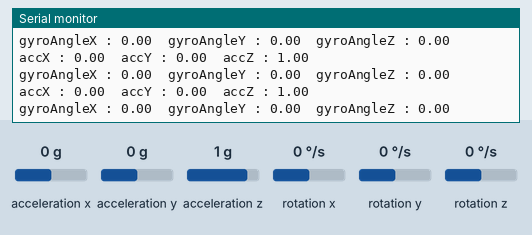
A sketch run on a simulated Arduino Uno, built with avr-gcc and run on an emulated ATmega328P. Parts: the last lines printed to the serial monitor. The inputs (shaded band) are chosen by the test bench; at power-on: acceleration x 0 g, acceleration y 0 g, acceleration z 1 g, rotation z 0 °/s, rotation x 0 °/s, rotation y 0 °/s.

Above: at 4.2 s.
4.3 s: acceleration x set to -1.4 g
At 4.35 s:
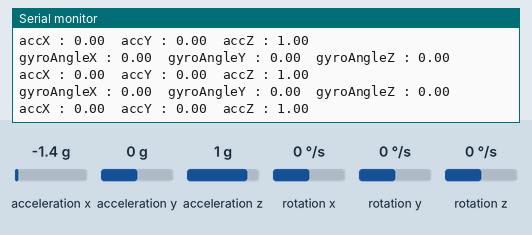
7.3 s: acceleration y set to -1.4 g
At 7.38 s:
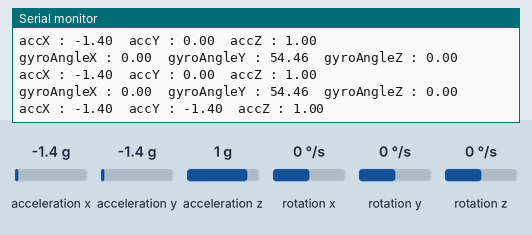
10.3 s: acceleration z set to -1.4 g
At 10.3 s:
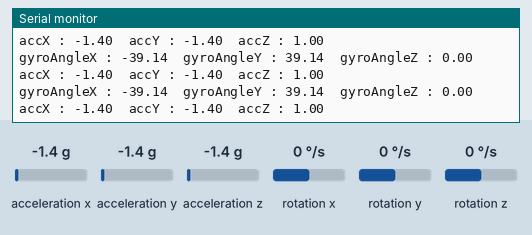
13.3 s: rotation z set to -192 °/s
At 13.36 s:
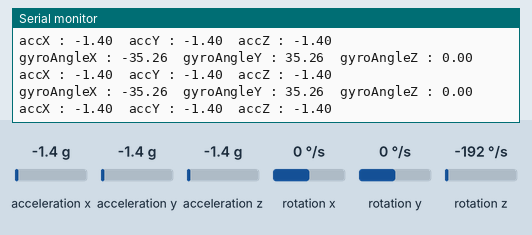
16.3 s: acceleration x set to 0 g
At 16.39 s:
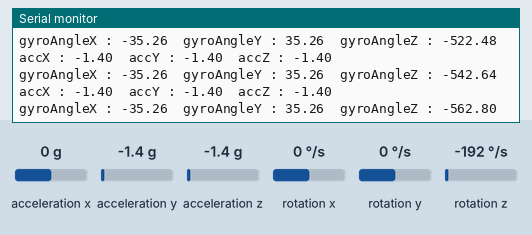
19.3 s: acceleration y set to 0.8 g
At 19.38 s:
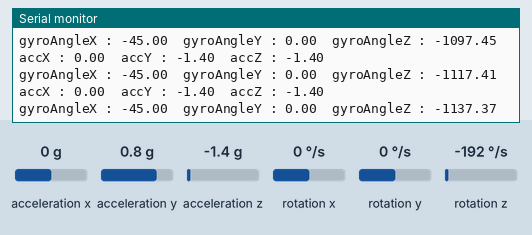
Timing chart, 0 to 22.3 s (numbered marks = the images above; inputs shaded):
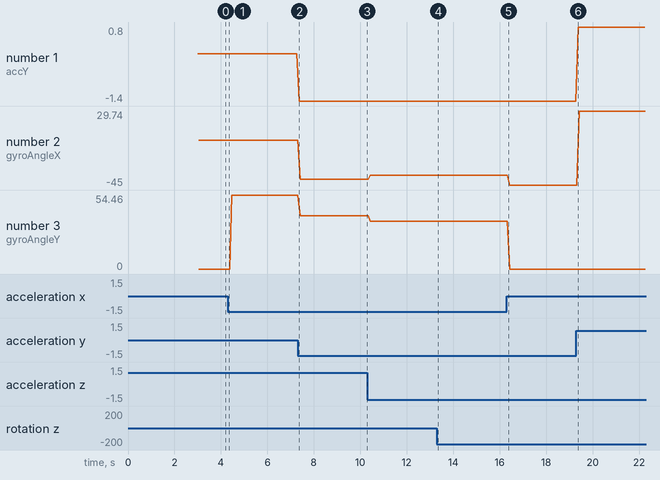

Measured:
- after the input at 7.3 s, the serial monitor: prints a new line after 0.07 s (image 2)
- plotted number 1: -1.4 → 0.8 after the input at 19.3 s
- plotted number 2: 0 → -39.14 after the input at 7.3 s, -39.14 → -35.26 after the input at 10.3 s, -35.26 → -45 after the input at 16.3 s, -45 → 29.74 after the input at 19.3 s
- plotted number 3: 0 → 54.46 after the input at 4.3 s, 54.46 → 39.14 after the input at 7.3 s, 39.14 → 35.26 after the input at 10.3 s

The sketch:

My_gyro.ino
```cpp
#include  <MPU6050_tockn.h>
#include <Wire.h>

MPU6050 mpu6050(Wire);

void setup() {
  // put your setup code here, to run once:
  Serial.begin(9600);
  Wire.begin();
  mpu6050.begin();
  mpu6050.calcGyroOffsets(true);
}

void loop() {
  // put your main code here, to run repeatedly:
  mpu6050.update();

    Serial.print("accX : ");Serial.print(mpu6050.getAccX());
    Serial.print("\taccY : ");Serial.print(mpu6050.getAccY());
    Serial.print("\taccZ : ");Serial.println(mpu6050.getAccZ());


    Serial.print("gyroAngleX : ");Serial.print(mpu6050.getGyroAngleX());
    Serial.print("\tgyroAngleY : ");Serial.print(mpu6050.getGyroAngleY());
    Serial.print("\tgyroAngleZ : ");Serial.println(mpu6050.getGyroAngleZ());

}
```
